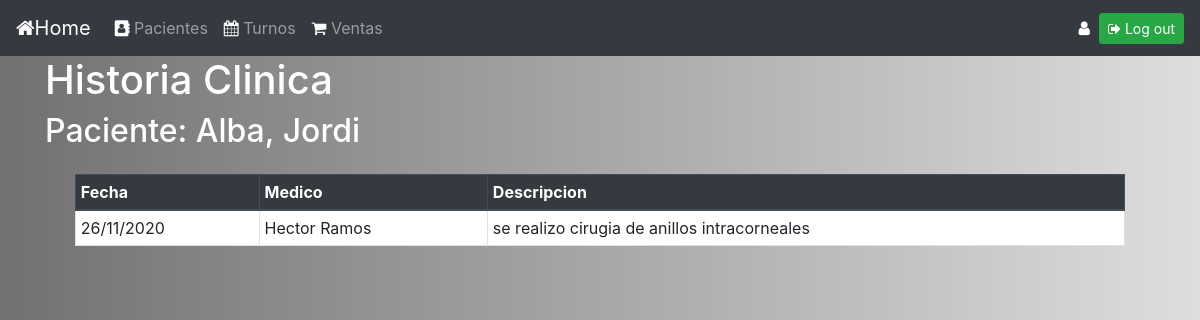
Screenshot of /126/historia_clinica (signed in) with the database file from the repository.
### gestion_consultorio/models.py (models this page shows, shortened)
class paciente(models.Model):
    nombre = models.CharField(max_length=64)
    apellido = models.CharField(max_length=64)

class historia_medica(models.Model):
    id_paciente = models.ForeignKey(paciente, on_delete=models.CASCADE)
    id_medico = models.ForeignKey(medico, on_delete=models.CASCADE)
    fecha = models.DateField()
    descripcion = models.TextField(blank=True)

class medico(models.Model):
    nombre = models.CharField(max_length=64)
    apellido = models.CharField(max_length=64)
    def __str__(self):
        return f"{self.nombre} {self.apellido}"

### gestion_consultorio/views.py (the view)
# urls.py: path("<int:paciente_id>/historia_clinica", views.historia_clinica, name="historia_clinica"),
@login_required(login_url='login_view')
def historia_clinica(request, paciente_id):
    return render(request,"historia_clinica.html",{"paciente":paciente.objects.get(pk=paciente_id),"historia_clinica": historia_medica.objects.filter(id_paciente=paciente_id)})

### gestion_consultorio/templates/historia_clinica.html (shortened to what this page needs)
{% extends "layout.html" %}
{% block body %}
<div class="container">
  <h1 style="color:white">Historia Clinica</h1>
  <h2 style="color:white">Paciente: {{paciente.apellido}}, {{paciente.nombre}}</h2>
<div class="container">
  <div id="div1" class ="col-md-12">
    <table border="1" class="table table-hover table-bordered bg-white table-sm">
      <thead class="thead-dark">
        <tr>
          <th scope="col">Fecha</th>
          <th scope="col">Medico</th>
          <th scope="col">Descripcion</th>
        </tr>
      </thead>
      <tbody id="tabla_historia_clinica">
        {% for movimiento in historia_clinica %}
          <tr>
            <td>{{movimiento.fecha|date:"d/m/Y"}}</td>
            <td>{{movimiento.id_medico}}</td>
            <td>{{movimiento.descripcion}}</td>
          </tr>
        {% endfor %}
      </tbody>
    </table>
  </div>
</div>
{% endblock %}

### gestion_consultorio/static/css/estilos.css (style rules this page uses)
body { background: #717171; background: -moz-linear-gradient(left, #717171 0%, #B3B3B3 61%, #DEDEDE 100%); background: -webkit-linear-gradient(left, #717171 0%, #B3B3B3 61%, #DEDEDE 100%); background: linear-gradient(to right, #717171 0%, #B3B3B3 61%, #DEDEDE 100%); }
#div1 { overflow-y: scroll; overflow-x: hidden; height:400px; width: 100%; }
td { margin: 0 auto; }

### rows the page displays
paciente: apellido "Alba", nombre "Jordi"
historia_medica: fecha "26/11/2020", id_medico "Hector Ramos", descripcion "se realizo cirugia de anillos intracorneales"
